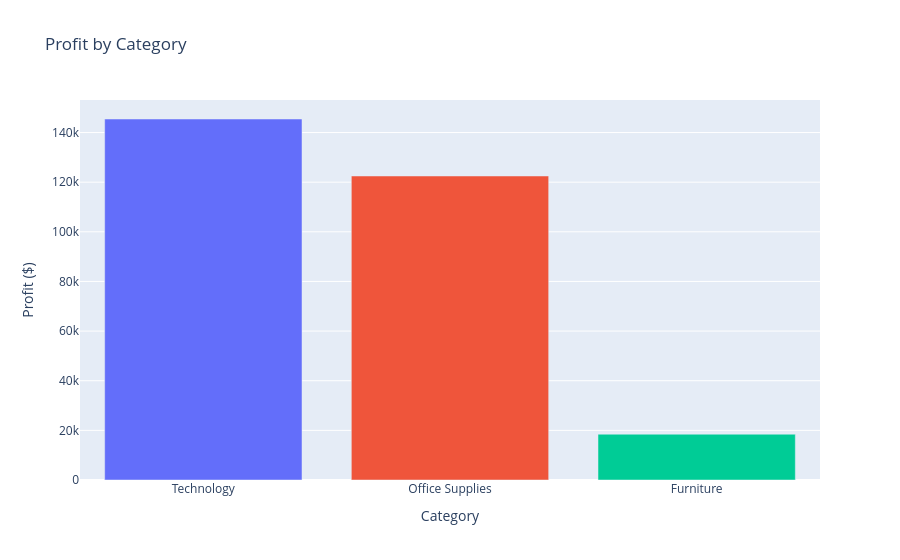

Notebook source saved alongside this figure:
### Code cell
# Visualization 4: Profit by Category
profit_by_category_df = profit_by_category.reset_index()
profit_by_category_df.columns = ['Category', 'Profit']

fig = px.bar(profit_by_category_df, x='Category', y='Profit',
              title='Profit by Category',
              labels={'Category': 'Category', 'Profit': 'Profit ($)'},
              color='Category')
fig.update_layout(
    xaxis_title='Category',
    yaxis_title='Profit ($)',
    showlegend=False
)
fig.show()

### Figure 1 — Plotly figure (JSON) as saved in the notebook; plotly's stock layout.template omitted (floating-point values rounded to 4 significant figures)
{"data": [{"hovertemplate": "Category=%{x}<br>Profit ($)=%{y}<extra></extra>", "legendgroup": "Technology", "marker": {"color": "#636efa", "pattern": {"shape": ""}}, "name": "Technology", "orientation": "v", "showlegend": true, "textposition": "auto", "type": "bar", "x": ["Technology"], "xaxis": "x", "y": [145500.0], "yaxis": "y"}, {"hovertemplate": "Category=%{x}<br>Profit ($)=%{y}<extra></extra>", "legendgroup": "Office Supplies", "marker": {"color": "#EF553B", "pattern": {"shape": ""}}, "name": "Office Supplies", "orientation": "v", "showlegend": true, "textposition": "auto", "type": "bar", "x": ["Office Supplies"], "xaxis": "x", "y": [122500.0], "yaxis": "y"}, {"hovertemplate": "Category=%{x}<br>Profit ($)=%{y}<extra></extra>", "legendgroup": "Furniture", "marker": {"color": "#00cc96", "pattern": {"shape": ""}}, "name": "Furniture", "orientation": "v", "showlegend": true, "textposition": "auto", "type": "bar", "x": ["Furniture"], "xaxis": "x", "y": [18450.0], "yaxis": "y"}], "layout": {"barmode": "relative", "legend": {"title": {"text": "Category"}, "tracegroupgap": 0}, "showlegend": false, "title": {"text": "Profit by Category"}, "xaxis": {"anchor": "y", "categoryarray": ["Technology", "Office Supplies", "Furniture"], "categoryorder": "array", "domain": [0, 1], "title": {"text": "Category"}}, "yaxis": {"anchor": "x", "domain": [0, 1], "title": {"text": "Profit ($)"}}}}
